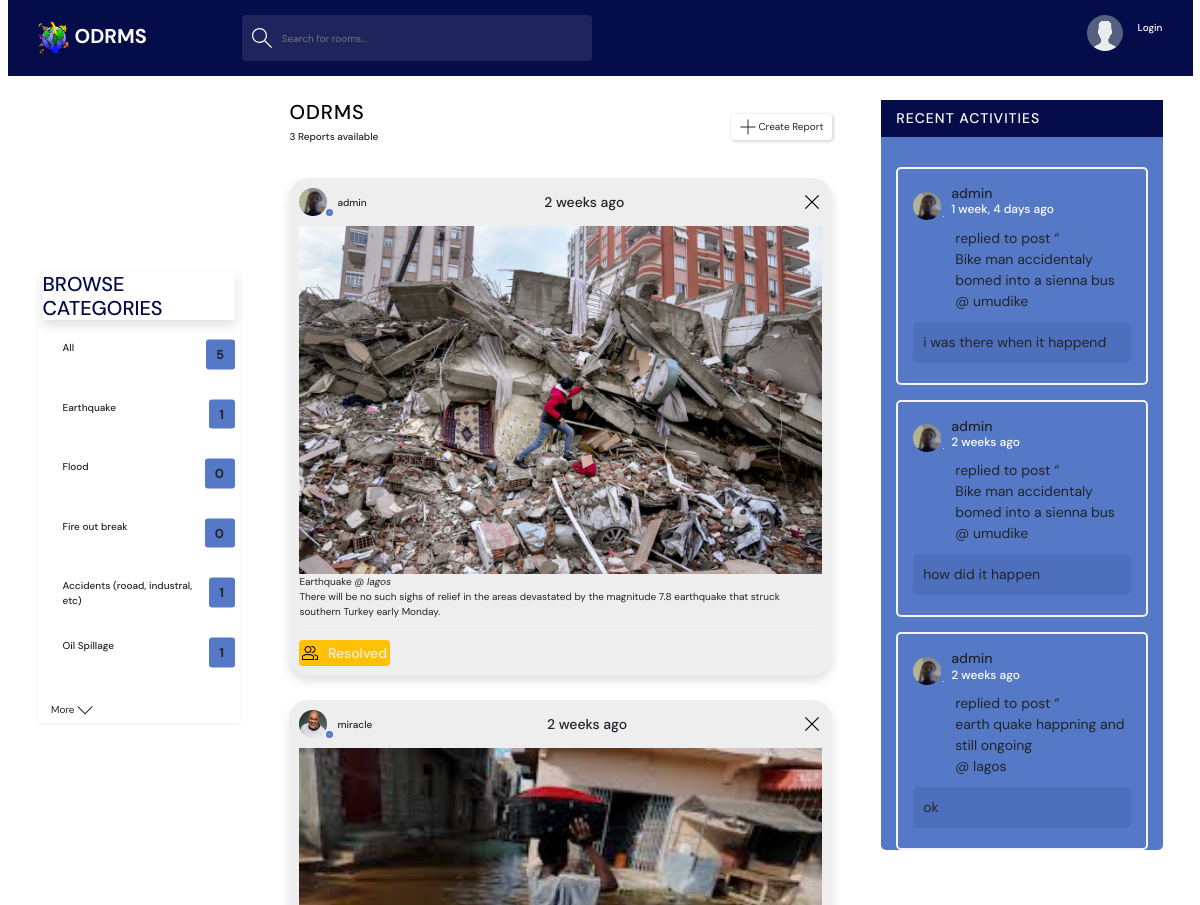
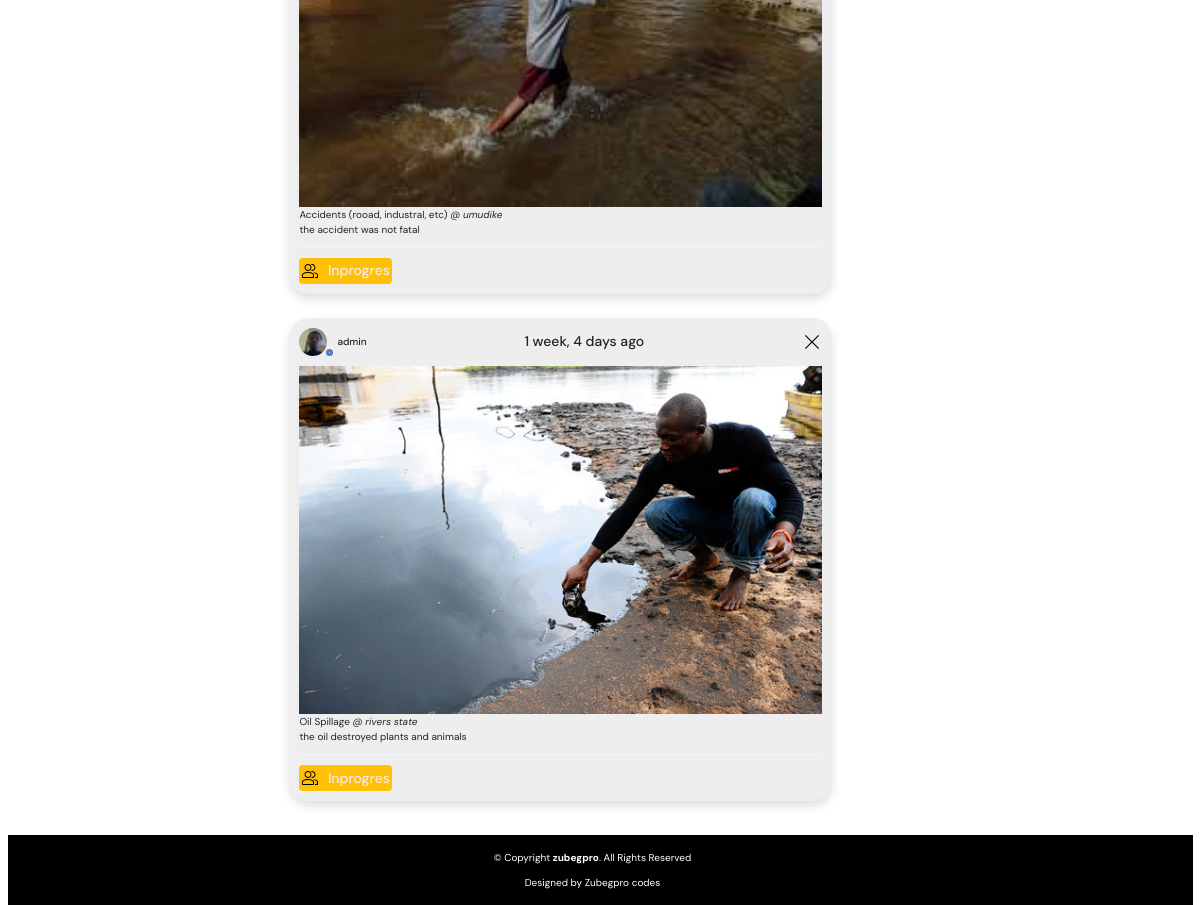
The page / on the database its author committed (2 pictures, top to bottom).
### base/models.py (models this page shows, shortened)
class Category(models.Model):
    name = models.TextField(max_length=200)

class Report(models.Model):
    user = models.ForeignKey(CustomUser, related_name='reports', on_delete=models.SET_NULL, null=True, blank=True)
    topic = models.ForeignKey(Category, on_delete=models.SET_NULL, null=True)
    title = models.CharField(max_length=200, null=True)
    Rimg = models.ImageField(null=True, blank=True, upload_to='images/')
    description = models.TextField(null=False, blank=True)
    locate = models.CharField(max_length=250,null=False, blank=False)
    contributors = models.ManyToManyField(CustomUser, related_name = 'participants', blank=True )
    status = models.CharField(max_length=20, choices=[('unread', 'Unread'), ('in-progress','In-Progress'), ('successful', 'Successful')],
                              default='unread')
    updated = models.DateTimeField(auto_now=True)
    created = models.DateTimeField(auto_now_add=True)
    class Meta:
        ordering = ['updated', 'created']
    def __str__(self):
        return self.title

class CustomUser(AbstractUser):
    email = models.EmailField(unique=True,)
    bio = models.TextField(blank=True)
    nin = models.CharField(max_length=11, null=True)
    phoneNo = models.CharField(max_length=11, null=True)
    address = models.CharField(max_length=250, null=True)
    avatar = models.ImageField(null=True, upload_to='images/', default='avatar.svg')
    updated = models.DateTimeField(auto_now=True)
    created= models.DateTimeField(auto_now_add=True)
    USERNAME_FIELD = 'email'
    REQUIRED_FIELDS = []
    class Meta:
        ordering = ['updated', 'created']
    def __str__(self):
        return self.username  # Display the name of the user in the admin panel

class Comments(models.Model):
    user = models.ForeignKey(CustomUser, on_delete=models.CASCADE)
    report = models.ForeignKey(Report, on_delete=models.CASCADE)
    body = models.TextField()
    updated = models.DateTimeField(auto_now=True)
    created = models.DateTimeField(auto_now_add=True)
    class Meta:
        ordering = ['-updated', '-created']
    def __str__(self):
        return self.body[0:50]

### base/views.py (the view)
# urls.py: path('', views.home, name='home'),
def home(request):
    q = request.GET.get('h') if request.GET.get('h') != None else ''
    print(q)
    reports = Report.objects.filter(
        Q( topic__name__icontains=q)|
        Q( user__username__icontains = q)|
        Q( description__icontains = q)
    )
    reports_count = reports.count()
    d_repo= 'Disaster Report'
    rate = 'Rate'
    chart_data = [[d_repo, rate]]
    topics = Category.objects.all()[0:5]
    charttopics = Category.objects.all()
    for charttopic in charttopics:
        chart_data.append([charttopic.name, charttopic.report_set.all().count()])
    d_repo_json = json.dumps(d_repo)
    rate_json = json.dumps(rate)
    chart_data_json =json.dumps(chart_data)
    reports_comment = Comments.objects.filter(Q(report__topic__name__icontains=q))
    context={
        'reports':reports,
        'topics': topics,
        'reports_comment': reports_comment,
        'reports_count': reports_count,
        'd_repo_json':d_repo_json,
        'rate_json':rate_json,
        'chart_data_json':chart_data_json,
    }
    return render(request, 'base/index.html', context)

### base/templates/base/index.html (shortened to what this page needs)
{% extends 'main.html' %}
{% block content %}
<main class="layout layout--3">
      <div class="container">
        {% include 'base/topics_components.html' %}
        <div class="roomList px-3">
          <div class="roomList__header">
            <div>
              <h2 class="text-black">ODRMS</h2>
              <p>{{reports_count}} Reports available</p>
            </div>
            <a class="btn btn--main" href="{% url 'create-report'%}">
              <svg version="1.1" xmlns="http://www.w3.org/2000/svg" width="32" height="32" viewBox="0 0 32 32">
                <title>add</title>
                <path
                  d="M16.943 0.943h-1.885v14.115h-14.115v1.885h14.115v14.115h1.885v-14.115h14.115v-1.885h-14.115v-14.115z"
                ></path>
              </svg>
              Create Report
            </a>
          </div>
          {% include 'base/feed_components.html'%}
        </div>
        <div class="activities ">
          <div class="activities__header">
            <h2>Recent Activities</h2>
          </div>
          <div class="act">
            {% include 'base/activity_component.html' %}
          </div>
        </div>
      </div>
    </main>
{% endblock %}

### base/templates/base/topics_components.html (shortened to what this page needs)
<div class="topics tsec shadow-sm px-2 h-100">
      <div class="topics__header shadow">
        <h2>Browse Categories </h2>
      </div>
      <div>
        <ul class="topics__list">
          <li>
            <a href="{% url 'home' %}" class="active">All <span>{{topics.count}}</span></a>
          </li>
          {% for topic in topics %}
          <li>
            <a href="{% url 'home' %}?h={{topic.name}}">{{topic.name}} <span>{{topic.report_set.all.count}}</span></a>
          </li>
          {% endfor %}
        </ul>
      </div>
      <a class="btn btn--link" href="{% url 'topics'%}">
        More
        <svg version="1.1" xmlns="http://www.w3.org/2000/svg" width="32" height="32" viewBox="0 0 32 32">
          <title>chevron-down</title>
          <path d="M16 21l-13-13h-3l16 16 16-16h-3l-13 13z"></path>
        </svg>
      </a>
</div>

### base/templates/base/feed_components.html (shortened to what this page needs)
{% for report in reports%}
<div class="roomListRoom shadow">
    <div class="roomListRoom__header">
      <a href="{% url 'user-profile' report.user.id %}" class="roomListRoom__author">
        <div class="avatar avatar--small">
          <img src={{report.user.avatar.url}} />
        </div>
        <span>{{report.user.username}}</span>
      </a>
      <div class="roomListRoom__actions">
        <span>{{report.created|timesince}}  ago</span>
      </div>
      <a href="{% url 'delete-report' report.id%}">
        <svg version="1.1" xmlns="http://www.w3.org/2000/svg" width="20" height="20" viewBox="0 0 32 32">
          <title>remove</title>
          <path
            d="M27.314 6.019l-1.333-1.333-9.98 9.981-9.981-9.981-1.333 1.333 9.981 9.981-9.981 9.98 1.333 1.333 9.981-9.98 9.98 9.98 1.333-1.333-9.98-9.98 9.98-9.981z"
          ></path>
        </svg>
      </a>
    </div>
    <div class="roomListRoom__content">
      <div>
        <a href="{% url 'report' report.id %}" class="w-100">
          {% if report.Rimg %}
          <img class="img-fluid" src="{{report.Rimg.url}}">
          {% endif %}
        </a>
      </div>
      <a href="{% url 'report' report.id %}" class="rm-content-a">{{report.topic.name}}  @ <em>{{report.locate}}</em></a>
      <p>
        {{report.description}}
      </p>
    </div>
    <div class="roomListRoom__meta">
      <span href="" class="roomListRoom__joined bg-warning changeState rounded p-1">
        {{report.status}}
      </span>
    </div>
</div>
{% endfor %}

### base/templates/base/activity_component.html (shortened to what this page needs)
{% for r_comment in reports_comment  %}
<div class="activities__box">
            <div class="activities__boxHeader roomListRoom__header">
              <a href="profile.html" class="roomListRoom__author">
                <div class="avatar avatar--small">
                  <img src={{r_comment.user.avatar.url}} />
                </div>
                <p>
                    {{r_comment.user}}
                  <span>{{r_comment.created|timesince }} ago</span>
                </p>
              </a>
            </div>
            <div class="activities__boxContent" style="margin-bottom: 0.5rem;">
              <p>replied to post “<a href="">{{r_comment.report}}</a> @ {{r_comment.report.locate}}</p>
              <div class="activities__boxRoomContent">
                {{r_comment}}
              </div>
            </div>
</div>
{% endfor %}

### rows shown on the page
Category: name "Earthquake", report_set.all.count "1"
Category: name "Flood", report_set.all.count "0"
Category: name "Fire out break", report_set.all.count "0"
Category: name "Accidents (rooad, industral, etc)", report_set.all.count "1"
Category: name "Oil Spillage", report_set.all.count "1"
Report: user.avatar (picture), user.username "admin", created "2 weeks", Rimg (picture), topic.name "Earthquake", locate "lagos", description "There will be no such sighs of relief in the areas devastated by the magnitude 7.8 earthquake that struck southern Turkey early Monday.", status "Resolved"
Report: user.avatar (picture), user.username "miracle", created "2 weeks", Rimg (picture), topic.name "Accidents (rooad, industral, etc)", locate "umudike", description "the accident was not fatal", status "Inprogres"
Report: user.avatar (picture), user.username "admin", created "1 week, 4 days", Rimg (picture), topic.name "Oil Spillage", locate "rivers state", description "the oil destroyed plants and animals", status "Inprogres"
Comments: user.avatar (picture), user "admin", created "1 week, 4 days", report "Bike man accidentaly bomed into a sienna bus", report.locate "umudike", body "i was there when it happend"
Comments: user.avatar (picture), user "admin", created "2 weeks", report "Bike man accidentaly bomed into a sienna bus", report.locate "umudike", body "how did it happen"
Comments: user.avatar (picture), user "admin", created "2 weeks", report "earth quake happning and still ongoing", report.locate "lagos", body "ok"

### other values the page prints
{{ topics.count }} "5"
{{ reports_count }} "3"
